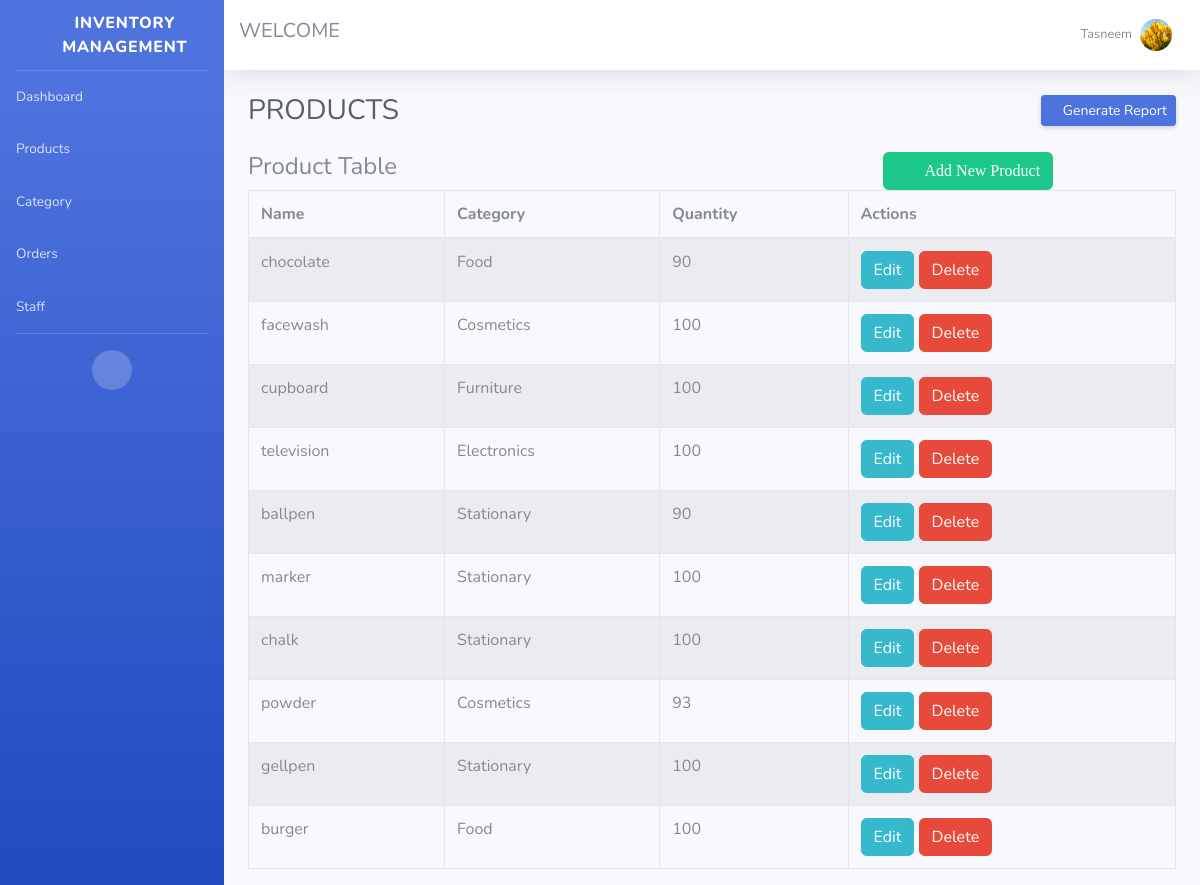
/products/ (signed in), run on the app's committed database.
### User/models.py (models this page shows, shortened)
class Profile(models.Model):
	staff = models.OneToOneField(User, on_delete=models.CASCADE, null=True)
	address = models.CharField(max_length=200,null=True)
	phone = models.CharField(max_length=10,null=True)
	image = models.ImageField(default='avatar.png',upload_to='Profile_Images')

### Dashboard/models.py (models this page shows, shortened)
class Product(models.Model):
	name = models.CharField(max_length=100, null=True,unique=True)
	category = models.ForeignKey(Category, on_delete=models.CASCADE, null=True)
	quantity = models.PositiveIntegerField(null=True)
	amount_per = models.PositiveIntegerField(null=True)
	description = models.CharField(max_length=500, null=True)
	image = models.ImageField(default='avatar.png',upload_to='Product_Images')
	class Meta:
		verbose_name_plural = 'Product'

class Category(models.Model):
	name = models.CharField(max_length=100, null=True)
	image = models.ImageField(default='avatar.png',upload_to='Category_Images')
	class Meta:
		verbose_name_plural = 'Category'
	def __str__(self):
		return f'{self.name}'

### Dashboard/views.py (the view)
# urls.py: path('products/',views.products,name='dashboard-products'),
@login_required
def products(request):
	items = Product.objects.all()
	if request.method=='POST':
		form = ProductForm(request.POST)
		name = request.POST['name']
		product_exists = Product.objects.filter(name=name).exists()
		if product_exists:
			messages.warning(request, 'This product already exists.')
			return redirect('dashboard-products')
		if form.is_valid():
			form.save()
			product_name = form.cleaned_data.get('name')
			messages.warning(request,f'{product_name} has been added')
			return redirect('dashboard-products')
	else:
		form = ProductForm()
	context={
		'items' : items,
		'form':form
	}
	return render(request,'dashboard/products.html',context)

### templates/dashboard/products.html (shortened to what this page needs)
{% include 'partials/sidebar.html' %}
{% include 'partials/topbar.html' %}
{% load static %}
{% load crispy_forms_tags %}
    <div class="container-fluid">
	  <div class="d-sm-flex align-items-center justify-content-between mb-4">
	    <h1 class="h3 mb-0 text-gray-800">PRODUCTS</h1>
	    <a href="{% url 'export_product_xls'%}" class="d-none d-sm-inline-block btn btn-sm btn-primary shadow-sm"><i class="fas fa-download fa-sm text-white-50"></i> Generate Report</a>
	  </div>
	  <div class="container-xl">
		  <div class="table-responsive">
			<div class="table-wrapper">
				<div class="table-title">
					<div class="row">
						<div class="col-sm-4">
							<h4>Product Table</h4>
						</div>
						<div class ="col-sm-4">
						</div>
						<div class="col-sm-4">
							<a href="#addProductModal" class="btn btn-success fas fa-user-plus" data-toggle="modal"><i class="fas fa-plus"></i> <span> Add New Product</span></a>
						</div>
					</div>
				</div>
				<table class="table table-striped table-hover table-bordered" id="dataTable">
					<thead>
						<tr>
	                        <th>Name</th>
	                        <th>Category</th>
	                        <th>Quantity</th>
							<th>Actions</th>
						</tr>
					</thead>
					<tbody>
						{% for item in items %}
						<tr>
		                        <td>{{ item.name }}</td>
		                        <td>{{ item.category }}</td>
		                        <td>{{ item.quantity }}</td>
							<td>
								<a href="{% url 'dashboard-product-update' item.id %}" class="btn btn-info"  style="color:white">Edit</a>
								<a href="{% url 'dashboard-product-delete' item.id %}" class="btn btn-danger" style="color:white">Delete</a>
							</td>
						</tr>
						{%endfor%}
					</tbody>
				</table>
			</div>
		  </div>
	  </div>
	{% include 'partials/footer.html' %}
</body>
</html>

### templates/partials/sidebar.html (shortened to what this page needs)
{% load static %}
<!DOCTYPE html>
<html lang="en">
<head>
  <link href="{% static 'vendor/fontawesome-free/css/all.min.css' %}" rel="stylesheet" type="text/css">
  <link href="{% static 'css/sb-admin-2.min.css' %}" rel="stylesheet">
  <link href="{% static 'vendor/datatables/dataTables.bootstrap4.min.css' %}" rel="stylesheet">
</head>
<body id="page-top">
  <div id="wrapper">
    <ul class="navbar-nav bg-gradient-primary sidebar sidebar-dark accordion" id="accordionSidebar">
      <a class="sidebar-brand d-flex align-items-center justify-content-center" href="#">
        <div class="sidebar-brand-icon rotate-n-15">
          <i class="fas fa-laugh-wink"></i>
        </div>
        <div class="sidebar-brand-text mx-3">Inventory Management</div>
      </a>
      <hr class="sidebar-divider my-0">
      <li class="nav-item">
        <a class="nav-link" href="{% url 'dashboard-index'%}">
          <span>Dashboard</span></a>
      </li>
      <li class="nav-item">
        <a class="nav-link" href="{% url 'dashboard-products'%}">
          <span>Products</span></a>
      </li>
      <li class="nav-item">
        <a class="nav-link" href="{% url 'dashboard-category'%}">
          <span>Category</span></a>
      </li>
      <li class="nav-item">
        <a class="nav-link" href="{% url 'dashboard-orders'%}">
          <span>Orders</span></a>
      </li>
      <li class="nav-item">
        <a class="nav-link" href="{% url 'dashboard-staff'%}">
          <span>Staff</span></a>
      </li>
      <hr class="sidebar-divider d-none d-md-block">
      <div class="text-center d-none d-md-inline">
        <button class="rounded-circle border-0" id="sidebarToggle"></button>
      </div>
    </ul>

### templates/partials/topbar.html (shortened to what this page needs)
    <div id="content-wrapper" class="d-flex flex-column">
      <div id="content">
        <nav class="navbar navbar-expand navbar-light bg-white topbar mb-4 static-top shadow">
          <div class="input-group">
            <div class="input-group-append">
              <h5>WELCOME</h5>
            </div>
          </div>
          <ul class="navbar-nav ml-auto">
            <li class="nav-item dropdown no-arrow">
              <a class="nav-link dropdown-toggle" href="#" id="userDropdown" role="button" data-toggle="dropdown" aria-haspopup="true" aria-expanded="false">
                <span class="mr-2 d-none d-lg-inline text-gray-600 small">{{user.username}}</span>
                <img class="img-profile rounded-circle" src="{{user.profile.image.url}}" onerror="this.src='../media/avatar.png'">
              </a>
            </li>
          </ul>
        </nav>

### templates/partials/footer.html (shortened to what this page needs)
{% load static %}
      </div>
    </div>
  </div>
</body>
</html>

### data on the page
Product: name "chocolate", category "Food", quantity "90"
Product: name "facewash", category "Cosmetics", quantity "100"
Product: name "cupboard", category "Furniture", quantity "100"
Product: name "television", category "Electronics", quantity "100"
Product: name "ballpen", category "Stationary", quantity "90"
Product: name "marker", category "Stationary", quantity "100"
Product: name "chalk", category "Stationary", quantity "100"
Product: name "powder", category "Cosmetics", quantity "93"
Product: name "gellpen", category "Stationary", quantity "100"
Product: name "burger", category "Food", quantity "100"

### other printed values
{{ user.username }} "Tasneem"
